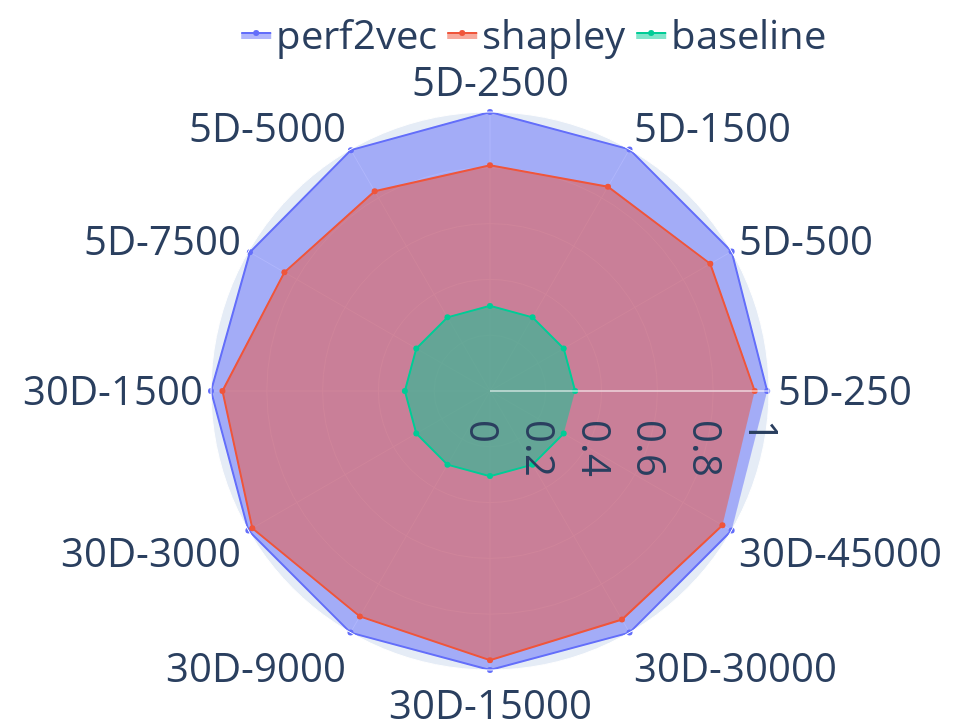
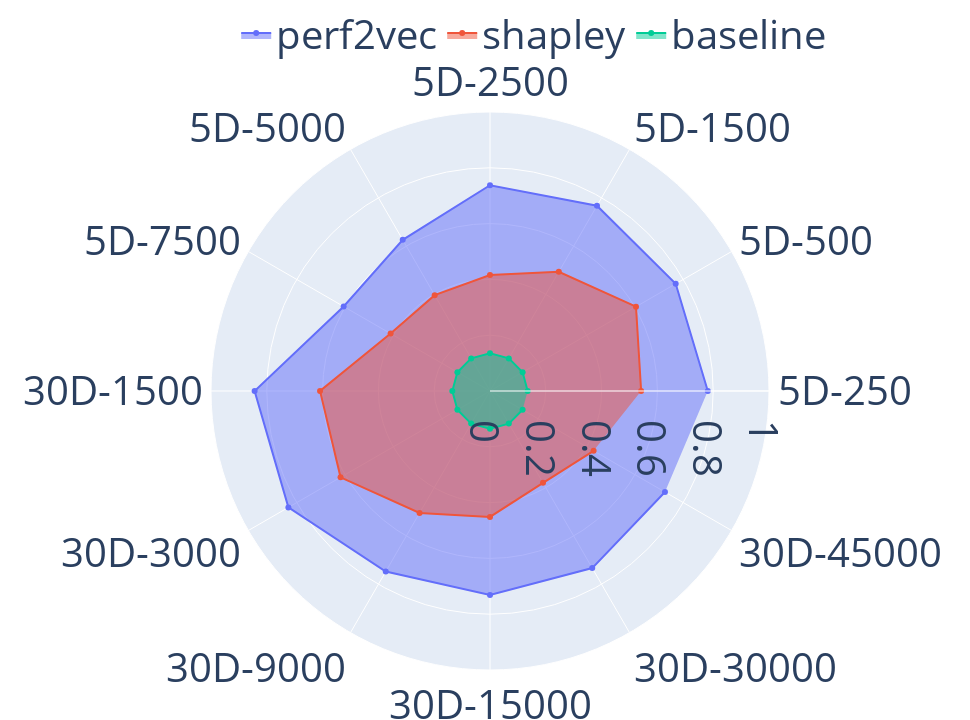
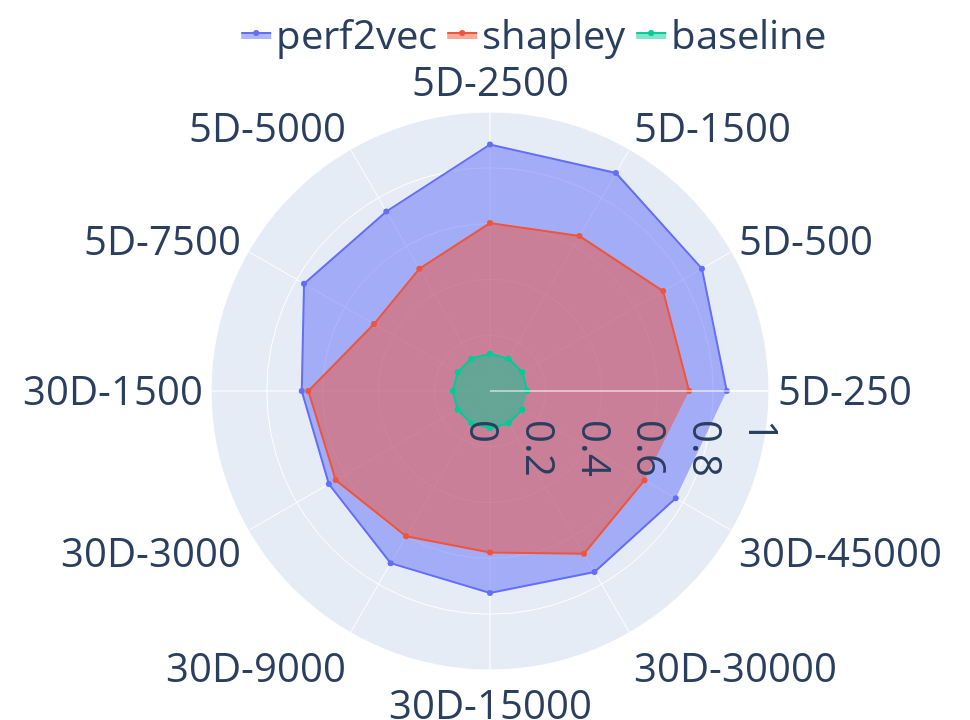
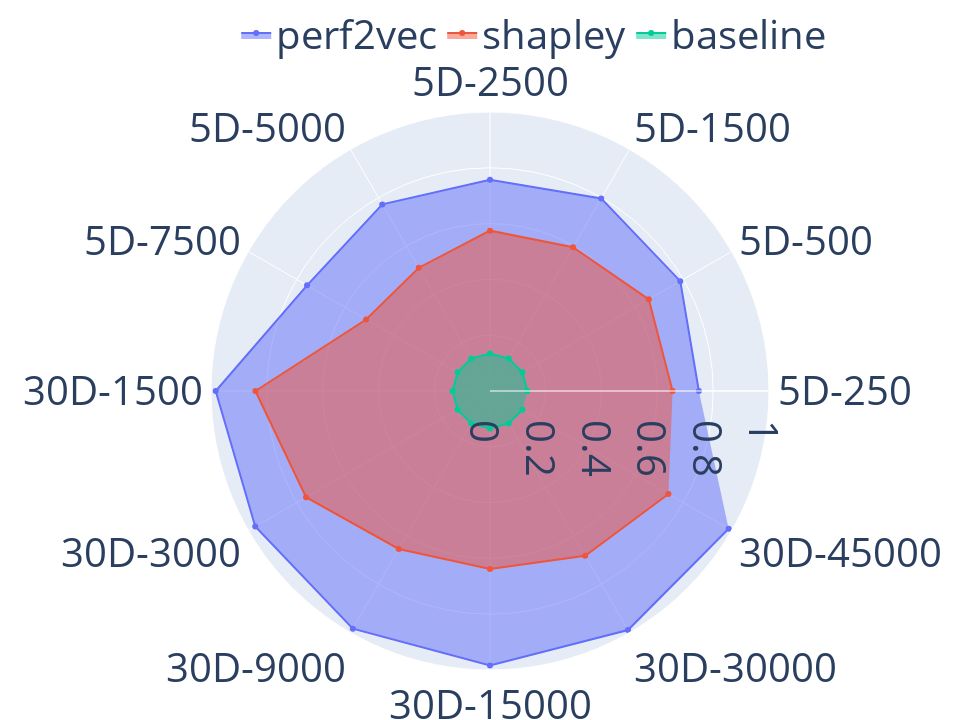

Notebook code cell kept with these figures, in order:
### Code cell
import plotly.graph_objects as go
from plotly.subplots import make_subplots
import pandas as pd

def modCMA():
  df_RF = pd.read_csv('../results/modCMA/classification_p2v_RF.csv', index_col=0)
  df_dummy = pd.read_csv('../results/modCMA/classification_p2v_dummy.csv', index_col=0)
  df_shap = pd.read_csv('../results//modCMA/classification_s2v_RF.csv', index_col=0)

  for module in ['elitist', 'mirrored', 'base_sampler', 'weights_option', 'local_restart', 'step_size_adaptation']:
    df_sub_module = df_RF[df_RF['module']==module]
    df_sub_module_d = df_dummy[df_dummy['module']==module]
    df_sub_module_s = df_shap[df_shap['module']==module]
    fig = go.Figure()
    r_rf = []
    r_d = []
    r_s = []
    categories = []
    for dim in [5, 30]:
      df_sub_dim = df_sub_module[df_sub_module['dim']==dim]
      df_sub_dim_d = df_sub_module_d[df_sub_module_d['dim']==dim]
      df_sub_dim_s = df_sub_module_s[df_sub_module_s['dim']==dim]
      for budget in  [50*dim, 100*dim, 300*dim, 500*dim, 1000*dim, 1500*dim]:
        df_sub_budget = df_sub_dim[df_sub_dim['budget']==budget]
        df_sub_budget_d = df_sub_dim_d[df_sub_dim_d['budget']==budget]
        df_sub_budget_s = df_sub_dim_s[df_sub_dim_s['budget']==budget]
        f1 = float(df_sub_budget['f1'])
        f1_d = float(df_sub_budget_d['f1'])
        f1_s = float(df_sub_budget_s['f1'])
        r_rf.append(f1)
        r_d.append(f1_d)
        r_s.append(f1_s)
        categories.append(f'{dim}D-{budget}')
      
    fig.add_trace(go.Scatterpolar(
        r=r_rf,
        theta=categories,
        fill='toself',
        name=f'perf2vec'
    ))
    fig.add_trace(go.Scatterpolar(
        r=r_s,
        theta=categories,
        fill='toself',
        name=f'shapley'
    ))
    fig.add_trace(go.Scatterpolar(
        r=r_d,
        theta=categories,
        fill='toself',
        name=f'baseline'
    ))

    fig.update_layout(
      title_text='', 
      title_x=0.5,
      autosize=False,
      width=970,
      height=720,
      margin=dict(
          l=20,
          r=10,
          b=50,
          t=0,
      ),
      
      font=dict(
          size=40
      ),
      polar=dict(
        radialaxis=dict(
          visible=True,
          range=[0, 1]
        )),
      legend=dict(
          yanchor="top",
          orientation="h",
          x=0.23,
          y=1.2
      ),
      showlegend=True
    )

    fig.show()
    fig.write_image(f'../figures/radar_charts/modCMA_radar_chart_{module}.pdf')


def modDE():
  df_RF = pd.read_csv('../results/modDE/classification_p2v_RF.csv', index_col=0)
  df_dummy = pd.read_csv('../results/modDE/classification_p2v_dummy.csv', index_col=0)
  df_shap = pd.read_csv('../results/modDE/classification_s2v_RF.csv', index_col=0)

  for module in ['mutation_base','mutation_reference','mutation_n_comps','use_archive','crossover','adaptation_method','lpsr']:
    df_sub_module = df_RF[df_RF['module']==module]
    df_sub_module_d = df_dummy[df_dummy['module']==module]
    df_sub_module_s = df_shap[df_shap['module']==module]
    fig = go.Figure()
    r_rf = []
    r_d = []
    r_s = []
    categories = []
    for dim in [5, 30]:
      df_sub_dim = df_sub_module[df_sub_module['dim']==dim]
      df_sub_dim_d = df_sub_module_d[df_sub_module_d['dim']==dim]
      df_sub_dim_s = df_sub_module_s[df_sub_module_s['dim']==dim]
      for budget in  [50*dim, 100*dim, 300*dim, 500*dim, 1000*dim, 1500*dim]:
        df_sub_budget = df_sub_dim[df_sub_dim['budget']==budget]
        df_sub_budget_d = df_sub_dim_d[df_sub_dim_d['budget']==budget]
        df_sub_budget_s = df_sub_dim_s[df_sub_dim_s['budget']==budget]
        f1 = float(df_sub_budget['f1'])
        f1_d = float(df_sub_budget_d['f1'])
        f1_s = float(df_sub_budget_s['f1'])
        r_rf.append(f1)
        r_d.append(f1_d)
        r_s.append(f1_s)
        categories.append(f'{dim}D-{budget}')
      
    fig.add_trace(go.Scatterpolar(
        r=r_rf,
        theta=categories,
        fill='toself',
        name=f'perf2vec'
    ))
    fig.add_trace(go.Scatterpolar(
        r=r_s,
        theta=categories,
        fill='toself',
        name=f'shapley'
    ))
    fig.add_trace(go.Scatterpolar(
        r=r_d,
        theta=categories,
        fill='toself',
        name=f'baseline'
    ))

    fig.update_layout(
      title_text='', 
      title_x=0.5,
      autosize=False,
      width=970,
      height=720,
      margin=dict(
          l=20,
          r=10,
          b=50,
          t=0,
      ),
      
      font=dict(
          size=40
      ),
      polar=dict(
        radialaxis=dict(
          visible=True,
          range=[0, 1]
        )),
      legend=dict(
          yanchor="top",
          orientation="h",
          x=0.23,
          y=1.2
      ),
      showlegend=True
    )

    fig.show()
    fig.write_image(f'../figures/radar_charts/modDE_radar_chart_{module}.pdf')
modCMA()
modDE()

### Figure 1 — Plotly figure (JSON) as saved in the notebook; plotly's stock layout.template omitted (floating-point values rounded to 4 significant figures)
{"data": [{"fill": "toself", "name": "perf2vec", "r": [0.9935, 1, 1, 1, 0.9969, 0.9937, 1, 1, 1, 1, 1, 1], "theta": ["5D-250", "5D-500", "5D-1500", "5D-2500", "5D-5000", "5D-7500", "30D-1500", "30D-3000", "30D-9000", "30D-15000", "30D-30000", "30D-45000"], "type": "scatterpolar"}, {"fill": "toself", "name": "shapley", "r": [0.9487, 0.9117, 0.8457, 0.8089, 0.8267, 0.851, 0.9589, 0.9838, 0.9329, 0.9649, 0.946, 0.962], "theta": ["5D-250", "5D-500", "5D-1500", "5D-2500", "5D-5000", "5D-7500", "30D-1500", "30D-3000", "30D-9000", "30D-15000", "30D-30000", "30D-45000"], "type": "scatterpolar"}, {"fill": "toself", "name": "baseline", "r": [0.3051, 0.3051, 0.3051, 0.3051, 0.3051, 0.3051, 0.3051, 0.3051, 0.3051, 0.3051, 0.3051, 0.3051], "theta": ["5D-250", "5D-500", "5D-1500", "5D-2500", "5D-5000", "5D-7500", "30D-1500", "30D-3000", "30D-9000", "30D-15000", "30D-30000", "30D-45000"], "type": "scatterpolar"}], "layout": {"autosize": false, "font": {"size": 40}, "height": 720, "legend": {"orientation": "h", "x": 0.23, "y": 1.2, "yanchor": "top"}, "margin": {"b": 50, "l": 20, "r": 10, "t": 0}, "polar": {"radialaxis": {"range": [0, 1], "visible": true}}, "showlegend": true, "title": {"text": "", "x": 0.5}, "width": 970}}

### Figure 2 — Plotly figure (JSON) as saved in the notebook; plotly's stock layout.template omitted (floating-point values rounded to 4 significant figures)
{"data": [{"fill": "toself", "name": "perf2vec", "r": [0.7807, 0.7685, 0.7669, 0.7377, 0.6255, 0.6057, 0.8437, 0.8344, 0.7474, 0.7315, 0.7329, 0.7242], "theta": ["5D-250", "5D-500", "5D-1500", "5D-2500", "5D-5000", "5D-7500", "30D-1500", "30D-3000", "30D-9000", "30D-15000", "30D-30000", "30D-45000"], "type": "scatterpolar"}, {"fill": "toself", "name": "shapley", "r": [0.5417, 0.6042, 0.4933, 0.4158, 0.3967, 0.4114, 0.6092, 0.6186, 0.5048, 0.4515, 0.3801, 0.4288], "theta": ["5D-250", "5D-500", "5D-1500", "5D-2500", "5D-5000", "5D-7500", "30D-1500", "30D-3000", "30D-9000", "30D-15000", "30D-30000", "30D-45000"], "type": "scatterpolar"}, {"fill": "toself", "name": "baseline", "r": [0.135, 0.135, 0.135, 0.135, 0.135, 0.135, 0.135, 0.135, 0.135, 0.135, 0.135, 0.135], "theta": ["5D-250", "5D-500", "5D-1500", "5D-2500", "5D-5000", "5D-7500", "30D-1500", "30D-3000", "30D-9000", "30D-15000", "30D-30000", "30D-45000"], "type": "scatterpolar"}], "layout": {"autosize": false, "font": {"size": 40}, "height": 720, "legend": {"orientation": "h", "x": 0.23, "y": 1.2, "yanchor": "top"}, "margin": {"b": 50, "l": 20, "r": 10, "t": 0}, "polar": {"radialaxis": {"range": [0, 1], "visible": true}}, "showlegend": true, "title": {"text": "", "x": 0.5}, "width": 970}}

### Figure 3 — Plotly figure (JSON) as saved in the notebook; plotly's stock layout.template omitted (floating-point values rounded to 4 significant figures)
{"data": [{"fill": "toself", "name": "perf2vec", "r": [0.8486, 0.8771, 0.9023, 0.8834, 0.7431, 0.7697, 0.6747, 0.6669, 0.7124, 0.7241, 0.7489, 0.7687], "theta": ["5D-250", "5D-500", "5D-1500", "5D-2500", "5D-5000", "5D-7500", "30D-1500", "30D-3000", "30D-9000", "30D-15000", "30D-30000", "30D-45000"], "type": "scatterpolar"}, {"fill": "toself", "name": "shapley", "r": [0.7137, 0.7166, 0.6413, 0.6019, 0.5063, 0.4802, 0.6511, 0.6386, 0.6013, 0.5785, 0.6734, 0.6395], "theta": ["5D-250", "5D-500", "5D-1500", "5D-2500", "5D-5000", "5D-7500", "30D-1500", "30D-3000", "30D-9000", "30D-15000", "30D-30000", "30D-45000"], "type": "scatterpolar"}, {"fill": "toself", "name": "baseline", "r": [0.1336, 0.1336, 0.1336, 0.1336, 0.1336, 0.1336, 0.1336, 0.1336, 0.1336, 0.1336, 0.1336, 0.1336], "theta": ["5D-250", "5D-500", "5D-1500", "5D-2500", "5D-5000", "5D-7500", "30D-1500", "30D-3000", "30D-9000", "30D-15000", "30D-30000", "30D-45000"], "type": "scatterpolar"}], "layout": {"autosize": false, "font": {"size": 40}, "height": 720, "legend": {"orientation": "h", "x": 0.23, "y": 1.2, "yanchor": "top"}, "margin": {"b": 50, "l": 20, "r": 10, "t": 0}, "polar": {"radialaxis": {"range": [0, 1], "visible": true}}, "showlegend": true, "title": {"text": "", "x": 0.5}, "width": 970}}

### Figure 4 — Plotly figure (JSON) as saved in the notebook; plotly's stock layout.template omitted (floating-point values rounded to 4 significant figures)
{"data": [{"fill": "toself", "name": "perf2vec", "r": [0.7486, 0.7875, 0.7971, 0.757, 0.7723, 0.7572, 0.9832, 0.9716, 0.9835, 0.9836, 0.9894, 0.9877], "theta": ["5D-250", "5D-500", "5D-1500", "5D-2500", "5D-5000", "5D-7500", "30D-1500", "30D-3000", "30D-9000", "30D-15000", "30D-30000", "30D-45000"], "type": "scatterpolar"}, {"fill": "toself", "name": "shapley", "r": [0.6545, 0.6572, 0.5953, 0.5747, 0.5102, 0.5128, 0.8407, 0.7612, 0.6538, 0.6382, 0.6823, 0.7386], "theta": ["5D-250", "5D-500", "5D-1500", "5D-2500", "5D-5000", "5D-7500", "30D-1500", "30D-3000", "30D-9000", "30D-15000", "30D-30000", "30D-45000"], "type": "scatterpolar"}, {"fill": "toself", "name": "baseline", "r": [0.1341, 0.1341, 0.1341, 0.1341, 0.1341, 0.1341, 0.1341, 0.1341, 0.1341, 0.1341, 0.1341, 0.1341], "theta": ["5D-250", "5D-500", "5D-1500", "5D-2500", "5D-5000", "5D-7500", "30D-1500", "30D-3000", "30D-9000", "30D-15000", "30D-30000", "30D-45000"], "type": "scatterpolar"}], "layout": {"autosize": false, "font": {"size": 40}, "height": 720, "legend": {"orientation": "h", "x": 0.23, "y": 1.2, "yanchor": "top"}, "margin": {"b": 50, "l": 20, "r": 10, "t": 0}, "polar": {"radialaxis": {"range": [0, 1], "visible": true}}, "showlegend": true, "title": {"text": "", "x": 0.5}, "width": 970}}
